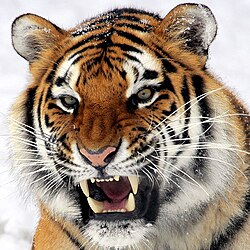
#> input picture tiger.jpg, 250 x 250 px
$ python main.py   (older library calls are emulated)
#> lines starting #> are read from the running program, lines starting #| are printed output that depends on the picture
import cv2
import numpy as np
import matplotlib.pyplot as plt

def display_image(title, image):
    """Utility function to display an image."""
    plt.figure(figsize=(8,8))
    if len(image.shape) == 2: # Grayscale image
        plt.imshow(image, cmap='gray')
    else:  # Color image
        plt.imshow(cv2.cvtColor(image, cv2.COLOR_BGR2RGB))
    plt.title(title)
    plt.axis('off')
    plt.show()

def interactive_edge_detection(image_path):
    """Interactive activity for edge detection and filtering."""
#> called with image_path = 'tiger.jpg'
    image = cv2.imread(image_path)
#> image is the input picture: shape (250, 250, 3); mean B, G, R 129.6, 143.6, 159.5
    if image is None:
        print("Error: Image not found!")
        return

    # Convert to grayscale
    gray_image = cv2.cvtColor(image, cv2.COLOR_BGR2GRAY)
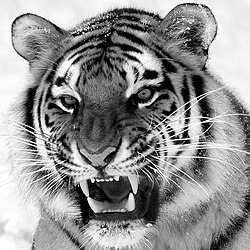
#> gray_image: shape (250, 250); min 0, max 255, mean 146.7
    display_image("Original Grayscale Image", gray_image)

    print("Select an option:")
    print("1. Sobel Edge Detection")
    print("2. Canny Edge Detection")
    print("3. Laplacian Edge Detection")
    print("4. Gaussian Snoothing")
    print("5. Median Filtering")
    print("6. Exit")

    while True:
        choice = input("Enter your choice (1-6): ")

        if choice == "1":
            # Sobel Edge Detection
            sobel_x = cv2.Sobel(gray_image, cv2.CV_64F, 1, 0, ksize=3)
            sobel_y = cv2.Sobel(gray_image, cv2.CV_64F, 0, 1, ksize=3)
            combined_sobel = cv2.bitwise_or(sobel_x.astype(np.uint8), sobel_y.astype(np.uint8))
            display_image("Sobel Edge Detection", combined_sobel)

        elif choice == "2":
            # Canny Edge Detection
            print("Adjust thresholds for Canny (default: 100 and 200)")
            lower_thresh = int(input("Enter Lower threshold: "))
            upper_thresh = int(input("Enter Upper threshold: "))
            edges = cv2.Canny(gray_image, lower_thresh, upper_thresh)
            display_image("Canny Edge Detection", edges)

        elif choice == "3":
            # Laplacian Edge Detection
            laplacian = cv2.Laplacian(gray_image, cv2.CV_64F)
            display_image("Laplacian Edge Detection", np.abs(laplacian).astype(np.uint8))

        elif choice =="4":
            # Gaussian Snoothing
            print("Adjust kernel size for Gaussian blur (must be odd, default: 5)")
            kernel_size = int(input("Enter kernel size (odd number): "))
            blurred = cv2.GaussianBlur(image, (kernel_size, kernel_size), 0)
            display_image("Gaussian Smoothed Image", blurred)

        elif choice == "5":
            # Median Filtering
            print("Adjust kernel size for Median filtering (must be odd, default: 5)")
            kernel_size = int(input("Enter kernel size (odd number): "))
            median_filtered = cv2.medianBlur(image, kernel_size)
            display_image("Median Filtered Image", median_filtered)

        elif choice == "6":
            # Exit
            print("Exiting...")
            break

        else:
            print("Invalid choice. Please select a number between 1 and 6.")
#> this loop made 7 passes; the answer given on pass 1: 1
#> pass 1, in interactive_edge_detection, `sobel_x = cv2.Sobel(gray_image, cv2.CV_64F, 1, 0, ksize=3)`:
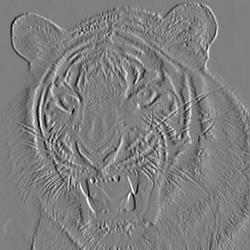
#> sobel_x: shape (250, 250) float64; min -992, max 996, mean -2.5; drawn with min black and max white
#> pass 1, in interactive_edge_detection, `sobel_y = cv2.Sobel(gray_image, cv2.CV_64F, 0, 1, ksize=3)`:
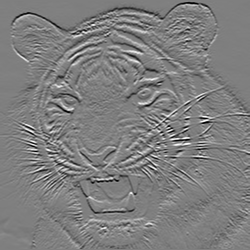
#> sobel_y: shape (250, 250) float64; min -999, max 1003, mean -2.6; drawn with min black and max white
#> pass 1, in interactive_edge_detection, `combined_sobel = cv2.bitwise_or(sobel_x.astype(np.uint8), sobel_y.asty..`:
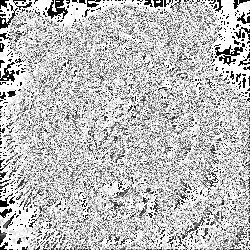
#> combined_sobel: shape (250, 250); min 0, max 255, mean 189.3

# Provide the path to an image for the activity
#> (the run stopped early here; a loop or call above may not have finished)
